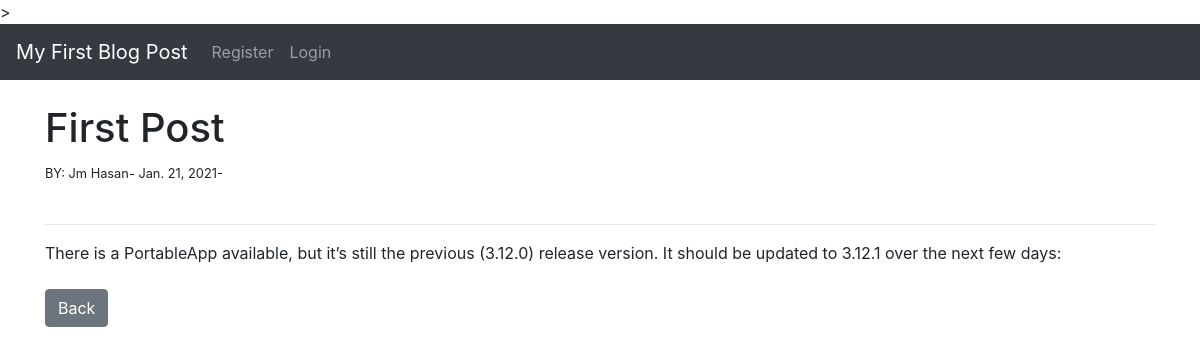
/article/14, run on the app's committed database.
### theblog/models.py (models this page shows, shortened)
class Post(models.Model):
    title = models.CharField(max_length=255)
    title_tag = models.CharField(max_length=255, default='My Blog')
    author = models.ForeignKey(User, on_delete=models.CASCADE)
    body = models.TextField()
    post_date = models.DateField(auto_now_add=True)
    category = models.CharField(max_length=255, default='coding')

### theblog/views.py (the view)
# urls.py: path('article/<int:pk>', ArticalDetailView.as_view(), name='article-dtail'),
class ArticalDetailView(DetailView):
    model = Post
    template_name = 'arical_details.html'

### theblog/templates/arical_details.html (shortened to what this page needs)
{% extends 'base.html' %}
{% block content %}
<h1> {{ post.title }}</h1>
<small>BY:
    {{post.author.first_name}}
    {{post.author.last_name}}-
    {{post.post_date}}-
</small><br/><br/>
<hr>
{{post.body|safe}}
<br/><br/>
<a href=" {% url 'home' %}  " class="btn btn-secondary">Back</a>
    {% endblock %}

### data on the page
Post: title "First Post", author.first_name "Jm", author.last_name "Hasan", post_date "Jan. 21, 2021", body "There is a PortableApp available, but it’s still the previous (3.12.0) release version. It should be updated to 3.12.1 over the next few days:"
